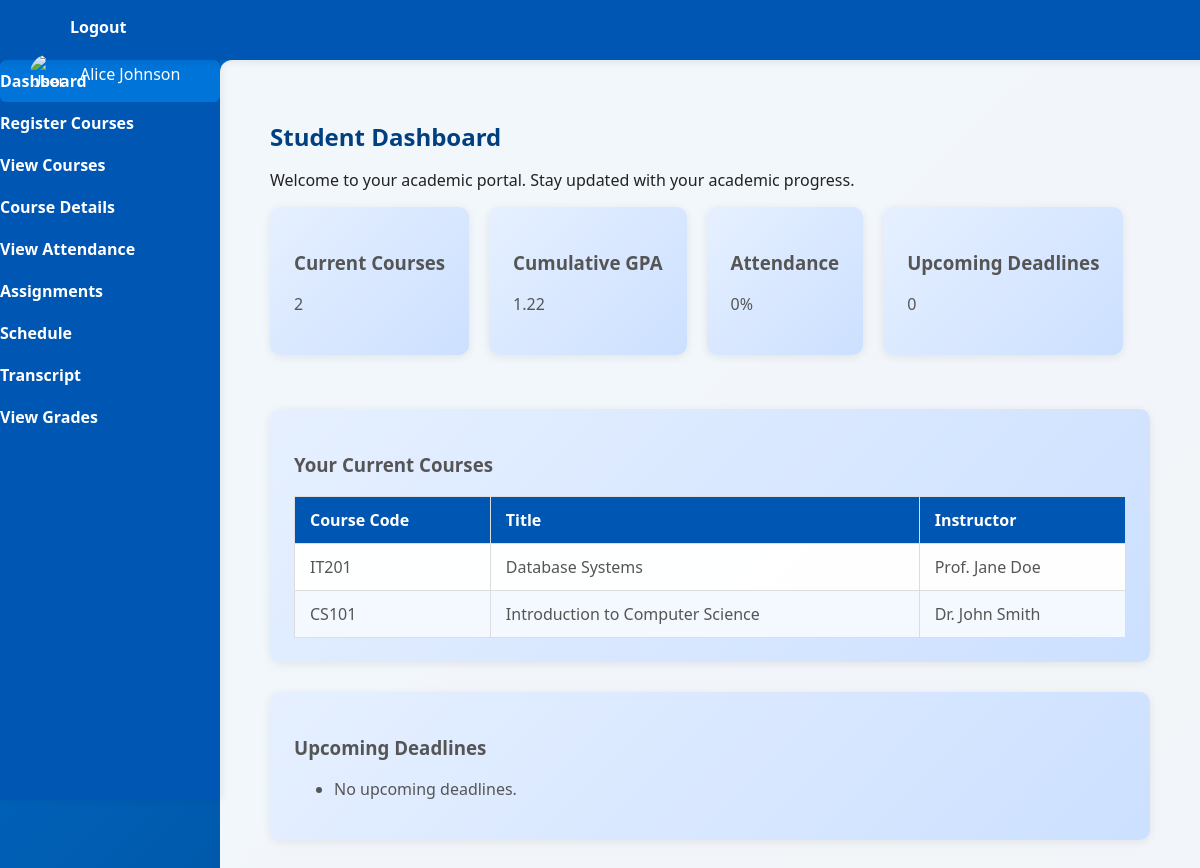
/student/dashboard.php (signed in), run on the app's committed database.
### tables this page shows
CREATE TABLE `users` (
  `id` int(11) NOT NULL,
  `name` varchar(255) NOT NULL,
  `email` varchar(255) NOT NULL,
  `password` varchar(255) NOT NULL,
  `phone` varchar(20) DEFAULT NULL,
  `program_id` int(11) DEFAULT NULL,
  `semester_id` int(11) DEFAULT NULL,
  `level_id` int(11) DEFAULT NULL,
  `date_of_birth` date DEFAULT NULL,
  `place_of_birth` varchar(255) DEFAULT NULL,
  `last_school_attended` varchar(255) DEFAULT NULL,
  `gender` enum('male','female','other') DEFAULT NULL,
  `degree` varchar(255) DEFAULT NULL,
  `specialization` varchar(255) DEFAULT NULL,
  `id_card_path` varchar(500) DEFAULT NULL,
  `gce_cert_path` varchar(500) DEFAULT NULL,
  `birth_cert_path` varchar(500) DEFAULT NULL,
  `role` enum('student','instructor','admin') NOT NULL DEFAULT 'student',
  `created_at` timestamp NOT NULL DEFAULT current_timestamp(),
  `updated_at` timestamp NOT NULL DEFAULT current_timestamp() ON UPDATE current_timestamp()
);

CREATE TABLE `courses` (
  `id` int(11) NOT NULL,
  `code` varchar(20) NOT NULL,
  `title` varchar(255) NOT NULL,
  `description` text DEFAULT NULL,
  `credits` int(11) DEFAULT 3,
  `max_students` int(11) DEFAULT 30,
  `instructor_id` int(11) DEFAULT NULL,
  `created_at` timestamp NOT NULL DEFAULT current_timestamp()
);

### session.php (called while the page is built, shortened)
<?php
function getCurrentUserId() {
    return $_SESSION['user_id'] ?? null;
}
?>

### functions.php (called while the page is built, shortened)
<?php
function executeQuery($sql, $params = [], $types = '') {
    $conn = getDBConnection();
    $stmt = $conn->prepare($sql);
    if (!empty($params)) {
        $stmt->bind_param($types, ...$params);
    }
    $stmt->execute();
    return $stmt;
}
function getSingleRow($sql, $params = [], $types = '') {
    $stmt = executeQuery($sql, $params, $types);
    $result = $stmt->get_result();
    $row = $result->fetch_assoc();
    return $row;
}
function getMultipleRows($sql, $params = [], $types = '') {
    $stmt = executeQuery($sql, $params, $types);
    $result = $stmt->get_result();
    $rows = $result->fetch_all(MYSQLI_ASSOC);
    return $rows;
}
function getUserById($userId) {
    $sql = "SELECT id, name, email, role, program_id, level_id, phone, date_of_birth, place_of_birth, last_school_attended FROM users WHERE id = ?";
    return getSingleRow($sql, [$userId], 'i');
}
function getStudentCourses($studentId) {
    $sql = "SELECT c.id, c.code, c.title, c.description, u.name as instructor_name
            FROM courses c
            JOIN enrollments e ON c.id = e.course_id
            LEFT JOIN users u ON c.instructor_id = u.id
            WHERE e.student_id = ? AND e.status = 'enrolled'
            ORDER BY c.title";
    try {
        return getMultipleRows($sql, [$studentId], 'i');
    } catch (Exception $e) {
        $sqlFallback = "SELECT c.id, c.code, c.title, c.description, u.name as instructor_name
                        FROM courses c
                        JOIN enrollments e ON c.id = e.course_id
                        LEFT JOIN users u ON c.instructor_id = u.id
                        WHERE e.student_id = ?
                        ORDER BY c.title";
        return getMultipleRows($sqlFallback, [$studentId], 'i');
    }
}
function calculateGPA($studentId) {
    try {
        $sql = "SELECT
                    e.*,
                    c.credits,
                    g.grade_points
                FROM enrollments e
                JOIN courses c ON e.course_id = c.id
                LEFT JOIN grades g ON e.id = g.enrollment_id AND g.assignment_id IS NULL
                WHERE e.student_id = ? AND g.grade_points IS NOT NULL";
        $enrollments = getMultipleRows($sql, [$studentId], 'i');
        $totalCredits = 0;
        $totalQualityPoints = 0;
        $totalCourses = 0;
        foreach ($enrollments as $enrollment) {
            $credits = (int)$enrollment['credits'];
            $qualityPoints = (float)$enrollment['grade_points'];
            $totalCredits += $credits;
            $totalQualityPoints += $qualityPoints;
            $totalCourses++;
        }
        $cumulativeGPA = $totalCredits > 0 ? round($totalQualityPoints / $totalCredits, 2) : 0.00;
        return [
            'gpa' => $cumulativeGPA,
            'total_courses' => $totalCourses,
            'total_credits' => $totalCredits
        ];
    } catch (Exception $e) {
        return ['gpa' => 0, 'total_courses' => 0, 'total_credits' => 0];
    }
}
function getAttendancePercentage($studentId) {
    try {
        $sql = "SELECT
                    COUNT(CASE WHEN status = 'present' THEN 1 END) as present_count,
                    COUNT(*) as total_count
                FROM attendance
                WHERE student_id = ?";
        $result = getSingleRow($sql, [$studentId], 'i');
        if (!$result || $result['total_count'] == 0) {
            return 0;
        }
        return round(($result['present_count'] / $result['total_count']) * 100, 1);
    } catch (Exception $e) {
        return 0;
    }
}
function getUpcomingDeadlines($studentId) {
    $sql = "SELECT a.title, a.due_date, c.title as course_title
            FROM assignments a
            JOIN courses c ON a.course_id = c.id
            JOIN enrollments e ON c.id = e.course_id
            WHERE e.student_id = ? AND e.status = 'enrolled'
            AND a.due_date > NOW()
            ORDER BY a.due_date ASC
            LIMIT 5";
    try {
        return getMultipleRows($sql, [$studentId], 'i');
    } catch (Exception $e) {
        $sqlFallback = "SELECT a.title, a.due_date, c.title as course_title
                        FROM assignments a
                        JOIN courses c ON a.course_id = c.id
                        JOIN enrollments e ON c.id = e.course_id
                        WHERE e.student_id = ?
                        AND a.due_date > NOW()
                        ORDER BY a.due_date ASC
                        LIMIT 5";
        return getMultipleRows($sqlFallback, [$studentId], 'i');
    }
}
?>

### student/dashboard.php (the view, shortened to what this page needs)
<?php
require_once '../functions.php';
require_once '../session.php';
$currentUserId = getCurrentUserId();
if (isAdmin() && isset($_GET['student_id'])) {
    $viewingStudentId = (int)$_GET['student_id'];
    $viewingStudent = getMultipleRows("
        SELECT
            u.id, u.name, u.email, u.role, u.program_id, u.level_id, u.phone,
            u.date_of_birth, u.place_of_birth, u.last_school_attended,
            p.name as program_name, s.name as semester_name, l.name as level_name
        FROM users u
        LEFT JOIN programs p ON u.program_id = p.id
        LEFT JOIN semesters s ON u.semester_id = s.id
        LEFT JOIN levels l ON u.level_id = l.id
        WHERE u.id = ? AND u.role = 'student'
    ", [$viewingStudentId], 'i');
    if (!empty($viewingStudent)) {
        $isAdminView = true;
        $userId = $viewingStudentId;
        $user = $viewingStudent[0];
    } else {
        header('Location: ../admin/dashboard.php');
        exit();
    }
} else {
    $userId = $currentUserId;
    $user = getUserById($userId);
}
$courses = getStudentCourses($userId);
$gpaData = calculateGPA($userId);
$attendancePercent = getAttendancePercentage($userId);
$upcomingDeadlines = getUpcomingDeadlines($userId);
?>
<!DOCTYPE html>
<html lang="en">
<head>
    <link rel="stylesheet" href="../css/style.css" />
</head>
<body>
    <header class="header">
        <nav class="navbar">
            <ul class="nav-links">
                <li><a href="#" onclick="logout()">Logout</a></li>
            </ul>
            <div class="user-info">
                <img src="../images/user-avatar.png" alt="User" />
                <span><?php echo htmlspecialchars($user['name'] ?? 'Student'); ?></span>
            </div>
        </nav>
    </header>
    <aside class="sidebar">
        <ul class="sidebar-menu">
            <?php $studentParam = isset($_GET['student_id']) ? '?student_id=' . $_GET['student_id'] : ''; ?>
            <li><a href="dashboard.php<?php echo $studentParam; ?>" class="active">Dashboard</a></li>
            <li><a href="register-courses.php<?php echo $studentParam; ?>">Register Courses</a></li>
            <li><a href="view-courses.php<?php echo $studentParam; ?>">View Courses</a></li>
            <li><a href="course-details.php<?php echo $studentParam; ?>">Course Details</a></li>
            <li><a href="view-attendance.php<?php echo $studentParam; ?>">View Attendance</a></li>
            <li><a href="assignments.php<?php echo $studentParam; ?>">Assignments</a></li>
            <li><a href="schedule.php<?php echo $studentParam; ?>">Schedule</a></li>
            <li><a href="transcript.php<?php echo $studentParam; ?>">Transcript</a></li>
            <li><a href="view-grades.php<?php echo $studentParam; ?>">View Grades</a></li>
        </ul>
    </aside>
    <main class="main-content">
        <h2>Student Dashboard</h2>
        <p>Welcome to your academic portal. Stay updated with your academic progress.</p>
        <div class="card-container">
            <div class="card">
                <h3>Current Courses</h3>
                <p id="currentCourses"><?php echo count($courses); ?></p>
            </div>
            <div class="card">
                <h3>Cumulative GPA</h3>
                <p id="currentGPA"><?php echo number_format($gpaData['gpa'], 2); ?></p>
            </div>
            <div class="card">
                <h3>Attendance</h3>
                <p id="attendanceRate"><?php echo $attendancePercent; ?>%</p>
            </div>
            <div class="card">
                <h3>Upcoming Deadlines</h3>
                <p id="upcomingDeadlines"><?php echo count($upcomingDeadlines); ?></p>
            </div>
        </div>
        <div class="card" style="margin-top: 30px;">
            <h3>Your Current Courses</h3>
            <div class="table-container">
                <table id="studentCoursesTable">
                    <thead>
                        <tr>
                            <th>Course Code</th>
                            <th>Title</th>
                            <th>Instructor</th>
                        </tr>
                    </thead>
                    <tbody>
                        <?php foreach ($courses as $course): ?>
                        <tr>
                            <td><?php echo htmlspecialchars($course['code']); ?></td>
                            <td><?php echo htmlspecialchars($course['title']); ?></td>
                            <td><?php echo htmlspecialchars($course['instructor_name'] ?? 'TBA'); ?></td>
                        </tr>
                        <?php endforeach; ?>
                    </tbody>
                </table>
            </div>
        </div>
        <div class="card" style="margin-top: 30px;">
            <h3>Upcoming Deadlines</h3>
            <ul>
                <?php if (empty($upcomingDeadlines)): ?>
                <li>No upcoming deadlines.</li>
                <?php endif; ?>
            </ul>
        </div>
    </main>
</body>
</html>

### css/style.css (style rules this page uses)
body { font-family: 'Segoe UI', Arial, sans-serif; margin: 0; padding: 0; background: linear-gradient(135deg, #0074D9 0%, #004080 100%); color: #222; }
.header { background-color: #0056b3; color: white; padding: 0 30px; margin: 0; position: fixed; top: 0; left: 0; width: 100vw; height: 60px; z-index: 1000; display: flex; align-items: center; justify-content: flex-start; gap: 20px; box-shadow: 0 2px 8px rgba(0,0,0,0.08); }
.nav-links { list-style: none; display: flex; gap: 15px; order: 1; }
.nav-links li a { color: white; text-decoration: none; font-weight: 600; }
.user-info { display: flex; align-items: center; gap: 10px; order: 3; }
.user-info img { width: 40px; height: 40px; border-radius: 50%; }
.sidebar { width: 220px; background-color: #0056b3; height: calc(100vh - 60px); position: fixed; top: 60px; left: 0; padding-top: 0; box-shadow: 2px 0 8px rgba(0,0,0,0.07); }
.sidebar-menu { list-style: none; padding: 0; margin: 0; }
.sidebar-menu li { margin-bottom: 0; }
.sidebar-menu li a { color: white; text-decoration: none; padding: 10px 0; display: block; font-weight: 600; background-color: transparent; border-radius: 0; }
.sidebar-menu li a.active, .sidebar-menu li a:hover { background-color: #0074D9; border-radius: 6px; color: #fff; }
.main-content { margin-left: 220px; margin-top: 60px; padding: 40px 50px; min-height: calc(100vh - 60px); background: rgba(255,255,255,0.95); border-radius: 12px 0 0 0; box-sizing: border-box; }
h2 { color: #004080; margin-bottom: 10px; }
.card { background: linear-gradient(135deg, #e6f0ff 0%, #cce0ff 100%); border-radius: 10px; padding: 24px; box-shadow: 0 2px 10px rgba(0,0,0,0.08); margin-bottom: 24px; font-size: 1em; color: #555; }
.card-container { display: flex; gap: 20px; flex-wrap: wrap; }
table { width: 100%; border-collapse: collapse; background: rgba(255,255,255,0.98); border-radius: 8px; }
th, td { padding: 12px 15px; text-align: left; border: 1px solid #ddd; }
th { background-color: #0056b3; color: #fff; font-weight: 600; }
tr:nth-child(even) { background-color: #f4f8ff; }
.table-container { overflow-x: auto; }

### data on the page
users: name "Alice Johnson"
courses: code "IT201", title "Database Systems", instructor.name "Prof. Jane Doe"
courses: code "CS101", title "Introduction to Computer Science", instructor.name "Dr. John Smith"

### other printed values
count($courses) "2"
$gpaData['gpa'] "1.22"
$attendancePercent "0"
count($upcomingDeadlines) "0"
